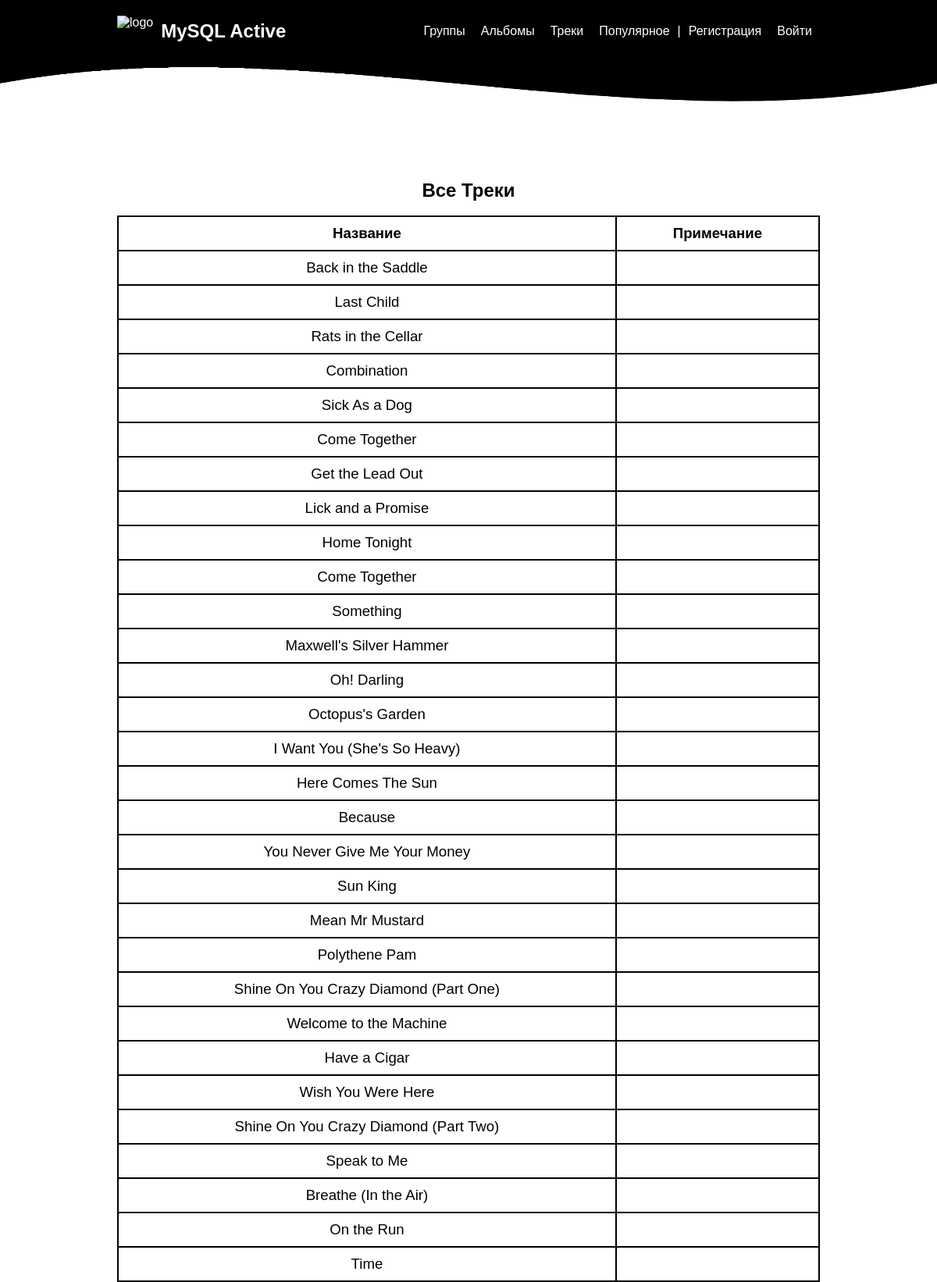
Screenshot of /v3/tracks.php (upper part) with the database file from the repository.
### tables this page shows
CREATE TABLE IF NOT EXISTS `track` (
  `id_track` int(11) NOT NULL AUTO_INCREMENT,
  `name` varchar(100) NOT NULL,
  `note` varchar(100) NOT NULL,
  `id_album` int(11) NOT NULL,
  PRIMARY KEY (`id_track`)
);

### v3/tracks.php (the view, shortened to what this page needs)
<?php
	$db = new mysqli("localhost", "root", "root", "db_music");
	$db->set_charset("utf8");
	if(isset($_GET["id_album"])) {
		$sql = "SELECT
			`track`.`id_track`,
			`track`.`name`,
			`track`.`note`,
			`track`.`id_album`,
			`album`.`id_album`,
			`album`.`title`,
			`album`.`date` as `adate`,
			`album`.`country` as `acountry`,
			`album`.`id_team`,
			`team`.`id_team`,
			`team`.`name` as `tname`,
			`team`.`country` as `tcountry`,
			`team`.`date` as `tdate`,
			`team`.`style`
		FROM `track` INNER JOIN `album` USING(`id_album`) INNER JOIN `team` USING(`id_team`) WHERE `id_album`=".$_GET["id_album"];
	} else {
		$sql = "SELECT `id_track`, `name`, `note`, `id_album` FROM `track`";
	}
	$result = $db->query($sql);
	if(isset($_GET["id_album"])) {
		$team = $result->fetch_assoc();
		$data = "<h2>Треки альбома '". $team["title"] ."' <br/> Группа '". $team["tname"] ."'</h2>";
	} else $data = "<h2>Все Треки</h2>";
	$result->data_seek(0);
	while($row = $result->fetch_assoc()) {
		$item .= "
		<tr>
			<td>". $row["name"] ."</td>
			<td>". $row["note"] ."</td>
		</tr>
		";
	}
	$data .= sprintf("
		<br>
		<table>
			<tr>
				<th>Название</th>
				<th>Примечание</th>
			</tr>
			%s
		</table>",
		$item
	);
?>
<!DOCTYPE html>
<html lang="en">
	<head>
		<link rel="stylesheet" href="style.css">
	</head>
	<body>
		<header>
			<div class="content">
				<div class="logo">
					<img src="assets/logo.png" alt="logo">
					<a href="/"><h2>MySQL Active</h2></a>
				</div>
				<nav>
					<a href="teams.php">Группы</a>
					<a href="albums.php">Альбомы</a>
					<a href="tracks.php">Треки</a>
					<a href="popular.php">Популярное</a> |
					<a href="register.php">Регистрация</a>
					<a href="login.php">Войти</a>
				</nav>
			</div>
		</header>
		<div class="up"></div>
		<main>
			<div class="content">
				<div class="center">
					<?php echo $data ?>
				</div>
			</div>
		</main>
	</body>
</html>

### v3/style.css (style rules this page uses)
* { margin: 0; padding: 0; box-sizing: border-box; }
body { font-family: Arial; }
a { color: black; text-decoration: none; transition: .2s; cursor: pointer; }
img { max-width: 100%; }
table { text-align: center; background-color: black; color: black; width: 900px; font-size: 14pt; }
td, th { background-color: white; padding: 10px 20px; }
div.content { margin: 0 auto; max-width: 900px; min-height: 100%; }
header, footer { padding: 20px 0; background-color: black; color: white; }
header div.content { display: flex; justify-content: space-between; align-items: center; }
div.logo { display: flex; align-items: center; }
div.logo img { height: 40px; margin-right: 10px; }
header a { color: white; }
header nav { display: flex; }
header nav a { padding: 0 10px; }
div.up { background-image: url("assets/up.png"); background-size: 100% 100%; height: 50px; }
main { padding: 100px 0; min-height: 50vh; }
main div.content { text-align: center; }
main div.center h2 { color: black; }

### rows the page displays
track: name "Back in the Saddle"
track: name "Last Child"
track: name "Rats in the Cellar"
track: name "Combination"
track: name "Sick As a Dog"
track: name "Come Together"
track: name "Get the Lead Out"
track: name "Lick and a Promise"
track: name "Home Tonight"
track: name "Come Together"
track: name "Something"
track: name "Maxwell's Silver Hammer"
track: name "Oh! Darling"
track: name "Octopus's Garden"
track: name "I Want You (She's So Heavy)"
track: name "Here Comes The Sun"
track: name "Because"
track: name "You Never Give Me Your Money"
track: name "Sun King"
track: name "Mean Mr Mustard"
track: name "Polythene Pam"
track: name "Shine On You Crazy Diamond (Part One)"
track: name "Welcome to the Machine"
track: name "Have a Cigar"
track: name "Wish You Were Here"
track: name "Shine On You Crazy Diamond (Part Two)"
track: name "Speak to Me"
track: name "Breathe (In the Air)"
track: name "On the Run"
track: name "Time"
